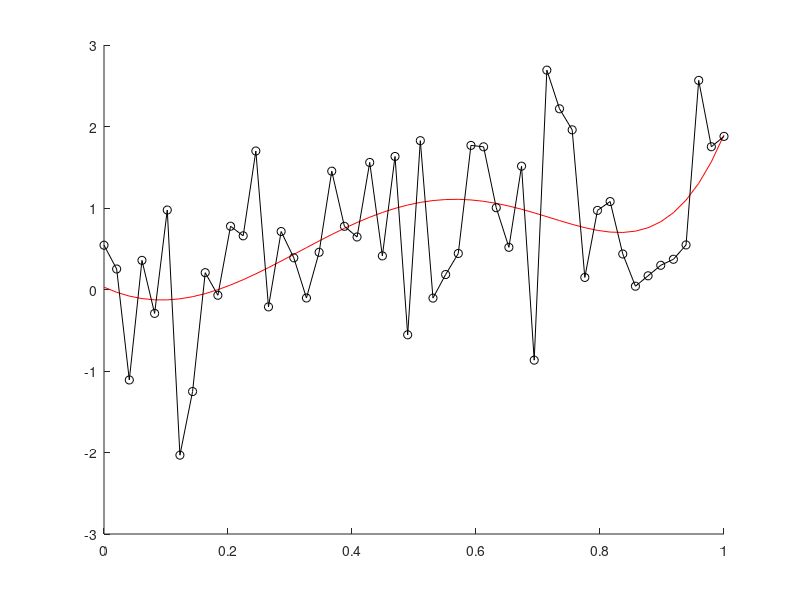

Reproduce this figure in MATLAB.
function ej2()
    hold on
    x = linspace(0,1,50);
    y = asin(x) + randn(1,50);
    p = polyfit(x,y,5);
    yest = polyval(p,x);
    plot(x,yest,'r');
    hold on
    plot(x,y,"o -k");
end
